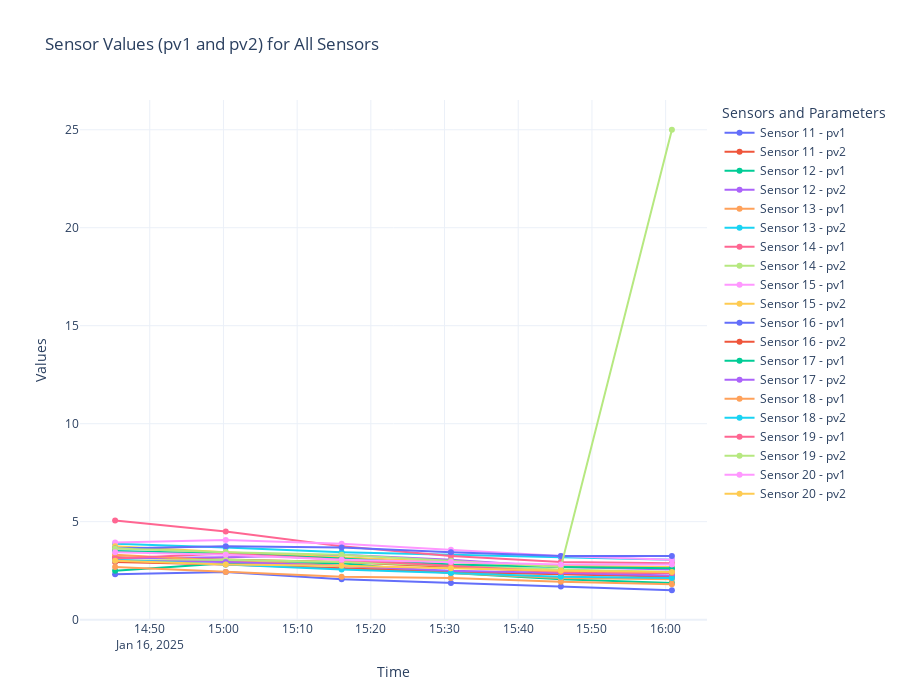

Notebook source saved alongside this figure:
### Code cell
# Create a Plotly figure
fig = go.Figure()

# Iterate over each sensor
sensors = df['sensor'].unique()
for sensor in sensors:
    # Filter data for the current sensor
    sensor_data = df[df['sensor'] == sensor]

    # Add pv1 line for the sensor
    fig.add_trace(go.Scatter(
        x=sensor_data['time'],
        y=sensor_data['pv1'],
        mode='lines+markers',
        name=f"Sensor {sensor} - pv1"
    ))

    # Add pv2 line for the sensor
    fig.add_trace(go.Scatter(
        x=sensor_data['time'],
        y=sensor_data['pv2'],
        mode='lines+markers',
        name=f"Sensor {sensor} - pv2"
    ))

# Update layout
fig.update_layout(
    title="Sensor Values (pv1 and pv2) for All Sensors",
    xaxis_title="Time",
    yaxis_title="Values",
    legend_title="Sensors and Parameters",
    template="plotly_white",
    height=700
)

# Show the plot
fig.show()

### Figure 1 — Plotly figure (JSON) as saved in the notebook; plotly's stock layout.template omitted (floating-point values rounded to 4 significant figures)
{"data": [{"mode": "lines+markers", "name": "Sensor 11 - pv1", "type": "scatter", "x": ["2025-01-16 14:45:18", "2025-01-16 15:00:19", "2025-01-16 15:16:02", "2025-01-16 15:30:52", "2025-01-16 15:45:47", "2025-01-16 16:00:51"], "y": [2.312, 2.438, 2.062, 1.875, 1.688, 1.5]}, {"mode": "lines+markers", "name": "Sensor 11 - pv2", "type": "scatter", "x": ["2025-01-16 14:45:18", "2025-01-16 15:00:19", "2025-01-16 15:16:02", "2025-01-16 15:30:52", "2025-01-16 15:45:47", "2025-01-16 16:00:51"], "y": [3.188, 3.062, 2.938, 2.688, 2.438, 2.375]}, {"mode": "lines+markers", "name": "Sensor 12 - pv1", "type": "scatter", "x": ["2025-01-16 14:45:18", "2025-01-16 15:00:19", "2025-01-16 15:16:02", "2025-01-16 15:30:52", "2025-01-16 15:45:47", "2025-01-16 16:00:51"], "y": [2.5, 2.875, 2.875, 2.375, 2.062, 1.875]}, {"mode": "lines+markers", "name": "Sensor 12 - pv2", "type": "scatter", "x": ["2025-01-16 14:45:18", "2025-01-16 15:00:19", "2025-01-16 15:16:02", "2025-01-16 15:30:52", "2025-01-16 15:45:47", "2025-01-16 16:00:51"], "y": [3.125, 3.188, 3.312, 3.062, 2.688, 2.562]}, {"mode": "lines+markers", "name": "Sensor 13 - pv1", "type": "scatter", "x": ["2025-01-16 14:45:18", "2025-01-16 15:00:19", "2025-01-16 15:16:02", "2025-01-16 15:30:52", "2025-01-16 15:45:47", "2025-01-16 16:00:51"], "y": [3.312, 3, 2.75, 2.375, 2.125, 2.062]}, {"mode": "lines+markers", "name": "Sensor 13 - pv2", "type": "scatter", "x": ["2025-01-16 14:45:18", "2025-01-16 15:00:19", "2025-01-16 15:16:02", "2025-01-16 15:30:52", "2025-01-16 15:45:47", "2025-01-16 16:00:51"], "y": [3.875, 3.688, 3.438, 3.312, 3.188, 3.062]}, {"mode": "lines+markers", "name": "Sensor 14 - pv1", "type": "scatter", "x": ["2025-01-16 14:45:18", "2025-01-16 15:00:19", "2025-01-16 15:16:02", "2025-01-16 15:30:52", "2025-01-16 15:45:47", "2025-01-16 16:00:51"], "y": [5.062, 4.5, 3.75, 3.25, 2.938, 2.875]}, {"mode": "lines+markers", "name": "Sensor 14 - pv2", "type": "scatter", "x": ["2025-01-16 14:45:18", "2025-01-16 15:00:19", "2025-01-16 15:16:02", "2025-01-16 15:30:52", "2025-01-16 15:45:47", "2025-01-16 16:00:51"], "y": [3, 3.062, 2.938, 2.75, 2.562, 2.438]}, {"mode": "lines+markers", "name": "Sensor 15 - pv1", "type": "scatter", "x": ["2025-01-16 14:45:18", "2025-01-16 15:00:19", "2025-01-16 15:16:02", "2025-01-16 15:30:52", "2025-01-16 15:45:47", "2025-01-16 16:00:51"], "y": [3.938, 4.062, 3.875, 3.562, 3.25, 3.062]}, {"mode": "lines+markers", "name": "Sensor 15 - pv2", "type": "scatter", "x": ["2025-01-16 14:45:18", "2025-01-16 15:00:19", "2025-01-16 15:16:02", "2025-01-16 15:30:52", "2025-01-16 15:45:47", "2025-01-16 16:00:51"], "y": [3.75, 3.438, 3.188, 2.938, 2.75, 2.688]}, {"mode": "lines+markers", "name": "Sensor 16 - pv1", "type": "scatter", "x": ["2025-01-16 14:45:18", "2025-01-16 15:00:19", "2025-01-16 15:16:02", "2025-01-16 15:30:52", "2025-01-16 15:45:47", "2025-01-16 16:00:51"], "y": [3.625, 3.75, 3.688, 3.438, 3.25, 3.25]}, {"mode": "lines+markers", "name": "Sensor 16 - pv2", "type": "scatter", "x": ["2025-01-16 14:45:18", "2025-01-16 15:00:19", "2025-01-16 15:16:02", "2025-01-16 15:30:52", "2025-01-16 15:45:47", "2025-01-16 16:00:51"], "y": [2.938, 2.812, 2.625, 2.438, 2.312, 2.188]}, {"mode": "lines+markers", "name": "Sensor 17 - pv1", "type": "scatter", "x": ["2025-01-16 14:45:18", "2025-01-16 15:00:19", "2025-01-16 15:16:02", "2025-01-16 15:30:52", "2025-01-16 15:45:47", "2025-01-16 16:00:51"], "y": [3.5, 3.375, 3.125, 2.812, 2.688, 2.625]}, {"mode": "lines+markers", "name": "Sensor 17 - pv2", "type": "scatter", "x": ["2025-01-16 14:45:18", "2025-01-16 15:00:19", "2025-01-16 15:16:02", "2025-01-16 15:30:52", "2025-01-16 15:45:47", "2025-01-16 16:00:51"], "y": [3, 2.938, 2.75, 2.5, 2.375, 2.25]}, {"mode": "lines+markers", "name": "Sensor 18 - pv1", "type": "scatter", "x": ["2025-01-16 14:45:18", "2025-01-16 15:00:19", "2025-01-16 15:16:02", "2025-01-16 15:30:52", "2025-01-16 15:45:47", "2025-01-16 16:00:51"], "y": [2.688, 2.438, 2.188, 2.125, 1.938, 1.812]}, {"mode": "lines+markers", "name": "Sensor 18 - pv2", "type": "scatter", "x": ["2025-01-16 14:45:18", "2025-01-16 15:00:19", "2025-01-16 15:16:02", "2025-01-16 15:30:52", "2025-01-16 15:45:47", "2025-01-16 16:00:51"], "y": [3.062, 2.812, 2.562, 2.375, 2.188, 2.125]}, {"mode": "lines+markers", "name": "Sensor 19 - pv1", "type": "scatter", "x": ["2025-01-16 14:45:18", "2025-01-16 15:00:19", "2025-01-16 15:16:02", "2025-01-16 15:30:52", "2025-01-16 15:45:47", "2025-01-16 16:00:51"], "y": [3.125, 3.375, 3.062, 2.75, 2.438, 2.375]}, {"mode": "lines+markers", "name": "Sensor 19 - pv2", "type": "scatter", "x": ["2025-01-16 14:45:18", "2025-01-16 15:00:19", "2025-01-16 15:16:02", "2025-01-16 15:30:52", "2025-01-16 15:45:47", "2025-01-16 16:00:51"], "y": [3.625, 3.438, 3.312, 3, 2.688, 25]}, {"mode": "lines+markers", "name": "Sensor 20 - pv1", "type": "scatter", "x": ["2025-01-16 14:45:18", "2025-01-16 15:00:19", "2025-01-16 15:16:02", "2025-01-16 15:30:52", "2025-01-16 15:45:47", "2025-01-16 16:00:51"], "y": [3.438, 3.312, 3.062, 2.938, 2.812, 2.812]}, {"mode": "lines+markers", "name": "Sensor 20 - pv2", "type": "scatter", "x": ["2025-01-16 14:45:18", "2025-01-16 15:00:19", "2025-01-16 15:16:02", "2025-01-16 15:30:52", "2025-01-16 15:45:47", "2025-01-16 16:00:51"], "y": [3, 2.812, 2.75, 2.625, 2.5, 2.438]}], "layout": {"height": 700, "legend": {"title": {"text": "Sensors and Parameters"}}, "title": {"text": "Sensor Values (pv1 and pv2) for All Sensors"}, "xaxis": {"title": {"text": "Time"}}, "yaxis": {"title": {"text": "Values"}}}}
